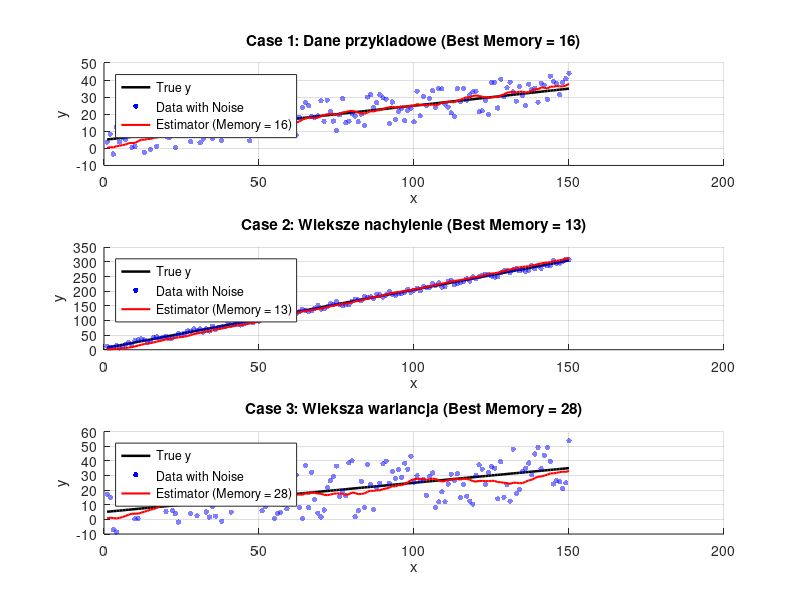
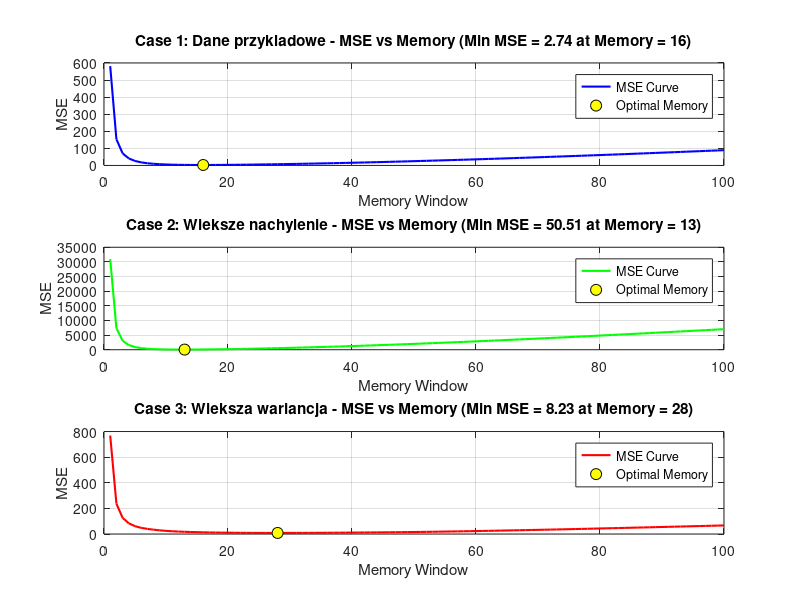

MATLAB code to generate these figures, in order:
clear all; close all; clc;

x = 1:1:150;
Start = 5;
memory_range= 1:100;

% Stwierdzilam, ze latwiej bedzie jesli mamy for()
cases = struct(...
    'name', {'Case 1: Dane przykladowe', 'Case 2: Wieksze nachylenie', 'Case 3: Wieksza wariancja'}, ...
    'steepness', {0.2, 2.0, 0.2}, ...
    'kernel', {10, 10, 20} ...
);

best_memories = zeros(1, 3);
min_mse = zeros(1, 3);
all_mse = zeros(3, length(memory_range));

data_store = struct();

for c = 1:3
    Steepness = cases(c).steepness;
    Kernel= cases(c).kernel;
    
    y = x*Steepness + Start;
    Noise = (rand(size(x))*2*Kernel) - Kernel; % [-Kernel, Kernel]
    Data= y + Noise;
    
    for Memory = memory_range
        Estimator = zeros(1, length(x));
        for i = 1:length(x)
            Estimator(i) = sum(Data(max(1, i - Memory):i)) / Memory;
        end
        all_mse(c, Memory) = mean((Estimator-y).^2);
    end
    
    [min_mse(c), best_memories(c)] = min(all_mse(c, :));
    
    best_mem = best_memories(c);
    best_estimator = zeros(1, length(x));
    for i = 1:length(x)
        best_estimator(i) = sum(Data(max(1, i -best_mem):i)) / best_mem;
    end
    
    data_store(c).y = y;
    data_store(c).Data = Data;
    data_store(c).Estimator = best_estimator;
end

%-----------------------------------------------------------------------------
figure('Name', 'Signal Fits with Best Estimator Memory', 'NumberTitle', 'off');

for c = 1:3
    subplot(3, 1, c);
    hold on;
    plot(x, data_store(c).y, 'k-', 'LineWidth', 1.8);
    scatter(x, data_store(c).Data, 15, 'b', 'filled', 'MarkerFaceAlpha', 0.5);
    plot(x, data_store(c).Estimator, 'r-', 'LineWidth', 1.5);
    hold off;
    
    grid on;
    title(sprintf('%s (Best Memory = %d)', cases(c).name, best_memories(c)));
    xlabel('x');
    ylabel('y');
    legend('True y', 'Data with Noise', sprintf('Estimator (Memory = %d)', best_memories(c)), ...
           'Location', 'northwest');
end

%-----------------------------------------------------------------------------
figure('Name', 'MSE vs Memory (Separate Subplots)', 'NumberTitle', 'off');

colors = {'b', 'g', 'r'};

for c = 1:3
    subplot(3, 1, c);
    plot(memory_range, all_mse(c, :), 'Color', colors{c}, 'LineWidth', 1.5);
    hold on;
    % Highlight best memory point
    plot(best_memories(c), min_mse(c), 'ko', 'MarkerFaceColor', 'y', 'MarkerSize', 8);
    hold off;

    grid on;
    title(sprintf('%s - MSE vs Memory (Min MSE = %.2f at Memory = %d)', ...
        cases(c).name, min_mse(c), best_memories(c)));
    xlabel('Memory Window');
    ylabel('MSE');
    legend('MSE Curve', 'Optimal Memory', 'Location', 'northeast');
end
